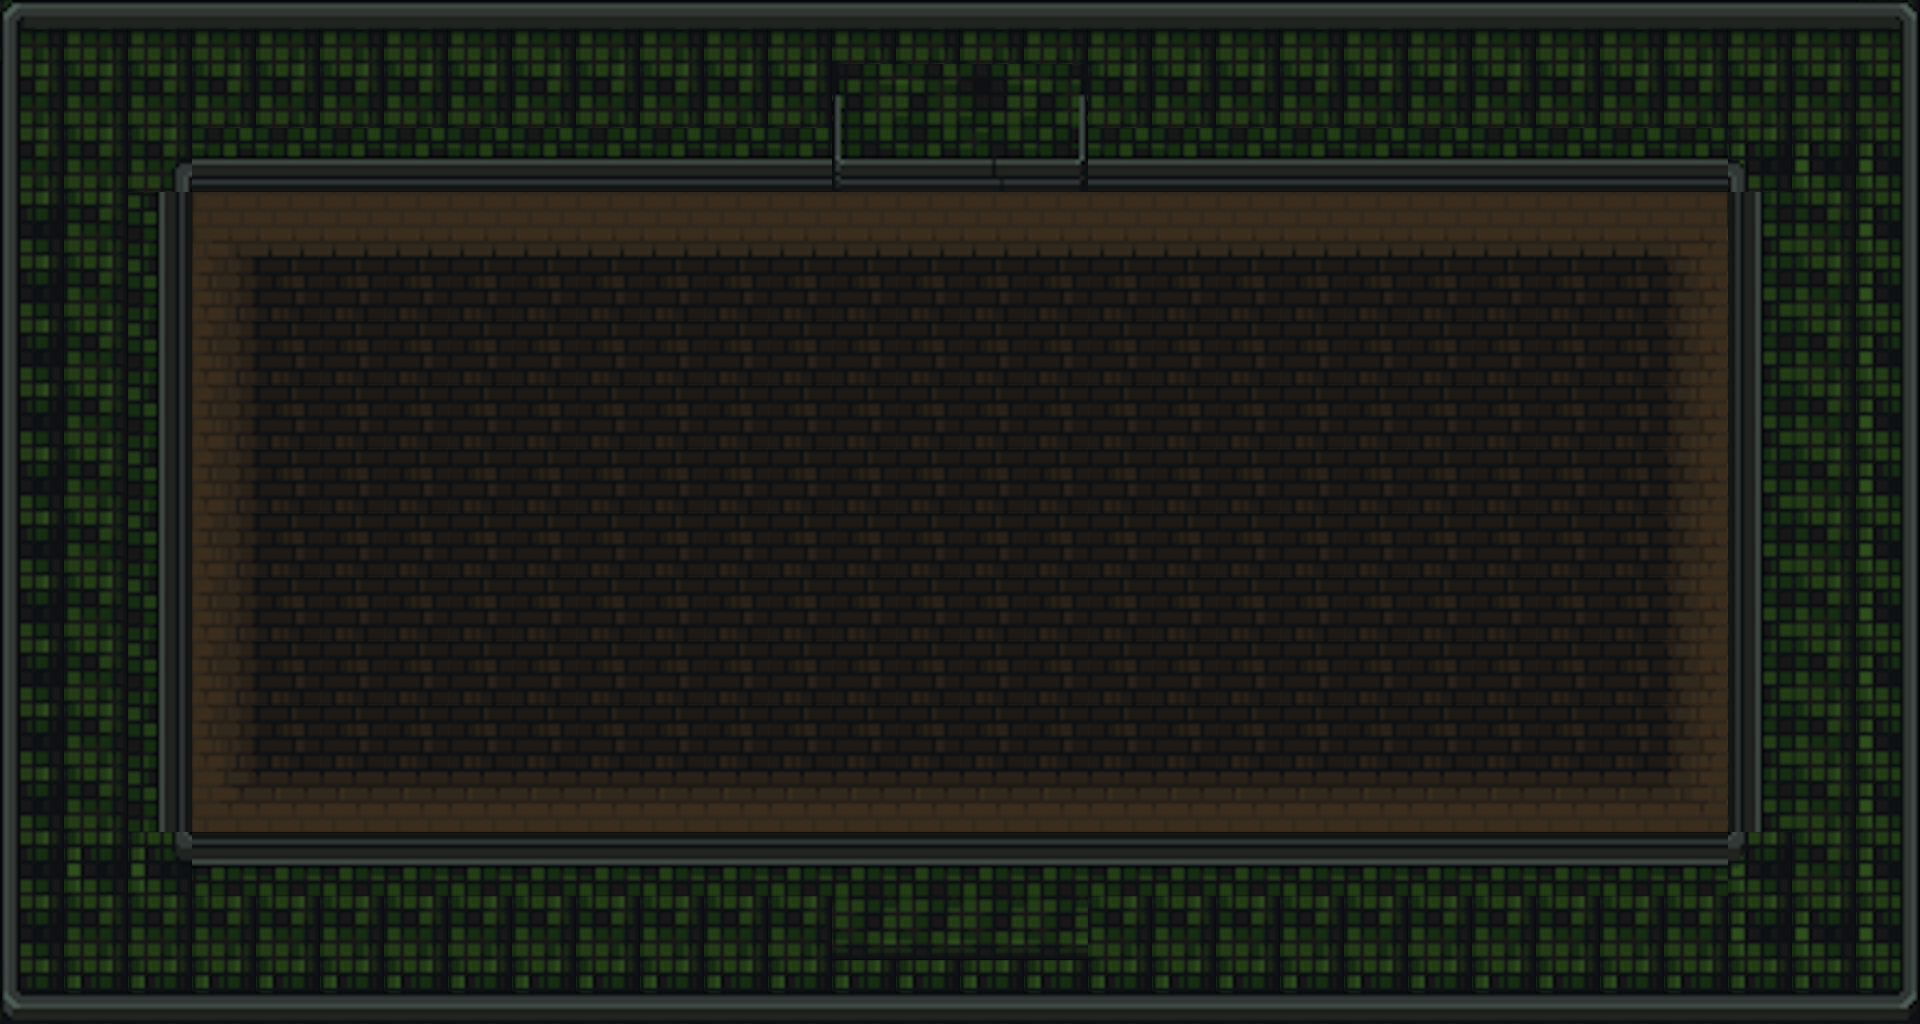

Rendered tile map (Tiled .tmx) drawn with the repository's tilesets; below, a short description and the map source with its tile grids summarised:
An orthogonal 30x16 tile map with 64x64 px tiles, 5 tile layers (doors, mapa, corners, Tile Layer 5, ...), 4 tilesets and 3 objects (2x 3, EliteOrc).

<map version="1.10" tiledversion="1.11.2" orientation="orthogonal" renderorder="right-down" width="30" height="16" tilewidth="64" tileheight="64" infinite="0" nextlayerid="12" nextobjectid="25">
 <tileset firstgid="1" source="../tilesets/floorwalls.tsx" />
 <tileset firstgid="494" source="../tilesets/animaitons.tsx" />
 <tileset firstgid="614" source="../tilesets/objects_random.tsx" />
 <tileset firstgid="866" source="../tilesets/map_02.tsx" />
 <layer id="5" name="doors" width="30" height="16">
  <properties>
   <property name="door" type="bool" value="true" />
   <property name="solid" type="bool" value="true" />
  </properties>
  <data>[480 cells, 4 non-empty, 4 distinct tile ids]</data>
 </layer>
 <layer id="1" name="mapa" width="30" height="16">
  <data>[480 cells, 256 non-empty, 13 distinct tile ids]</data>
 </layer>
 <layer id="4" name="corners" width="30" height="16">
  <properties>
   <property name="solid" type="bool" value="true" />
  </properties>
  <data>[480 cells, 184 non-empty, 2 distinct tile ids]</data>
 </layer>
 <layer id="11" name="Tile Layer 5" width="30" height="16">
  <data>[480 cells, 152 non-empty, 13 distinct tile ids]</data>
 </layer>
 <layer id="9" name="objects" width="30" height="16">
  <data>[480 cells, 8 non-empty, 8 distinct tile ids]</data>
 </layer>
 <objectgroup id="10" name="chest" />
 <objectgroup id="2" name="gateways">
  <object id="21" name="3" x="898" y="89.6282" width="58" height="64">
   <properties>
    <property name="target" type="int" value="3" />
   </properties>
  </object>
  <object id="22" name="3" x="962" y="89.6282" width="64" height="64">
   <properties>
    <property name="target" type="int" value="3" />
   </properties>
  </object>
 </objectgroup>
 <objectgroup id="8" name="npcs">
  <object id="23" name="EliteOrc" x="1056.58" y="703.531">
   <properties>
    <property name="maxHp" type="int" value="300" />
    <property name="size" type="float" value="2" />
    <property name="win" type="bool" value="true" />
   </properties>
   <point />
  </object>
 </objectgroup>
</map>
